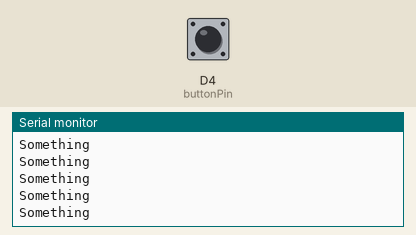
Recording of a sketch running on a simulated ESP8266 (NodeMCU). Shown: the last lines printed to the serial monitor. Inputs (shaded band) come from the test bench; at power-on: D4 (buttonPin) HIGH.

Above: at 1.2 s.
1.3 s: D4 (buttonPin) pulled LOW for 0.15 s
2.9 s: D4 (buttonPin) pulled LOW for 1 s
6.9 s: D4 (buttonPin) pulled LOW for 0.15 s
10.0 s: D4 (buttonPin) pulled LOW for 1 s
At 10.7 s:
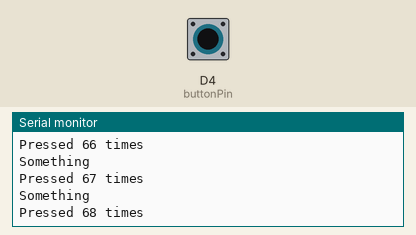
14.0 s: D4 (buttonPin) pulled LOW for 3.2 s
At 15.0 s:
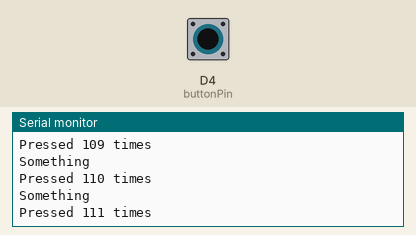
20.2 s: D4 (buttonPin) pulled LOW for 0.15 s
Timing chart, 0 to 23.2 s (numbered marks = the images above; inputs shaded):
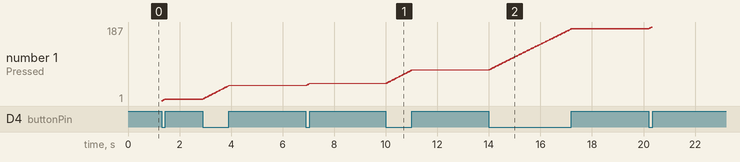

The sketch:

inputTest.ino
```cpp
const int buttonPin = D4;
void setup() {
  Serial.begin(9600);
  pinMode(buttonPin, INPUT_PULLUP);
}

int count = 0;
void loop() {
  Serial.println("Something");
  if(digitalRead(buttonPin)==0) {
    count++;
    Serial.print("Pressed ");
    Serial.print(count);
    Serial.println(" times");
  }
}
```

Measured:
- after the input at 10.0 s, the serial monitor: prints a new line at once (image 1)
- after the input at 14.0 s, the serial monitor: prints a new line at once (image 2)
- plotted number 1: 5 → 39 after the input at 2.9 s, 39 → 44 after the input at 6.9 s, 44 → 78 after the input at 10.0 s, 78 → 182 after the input at 14.0 s, 182 → 187 after the input at 20.2 s
